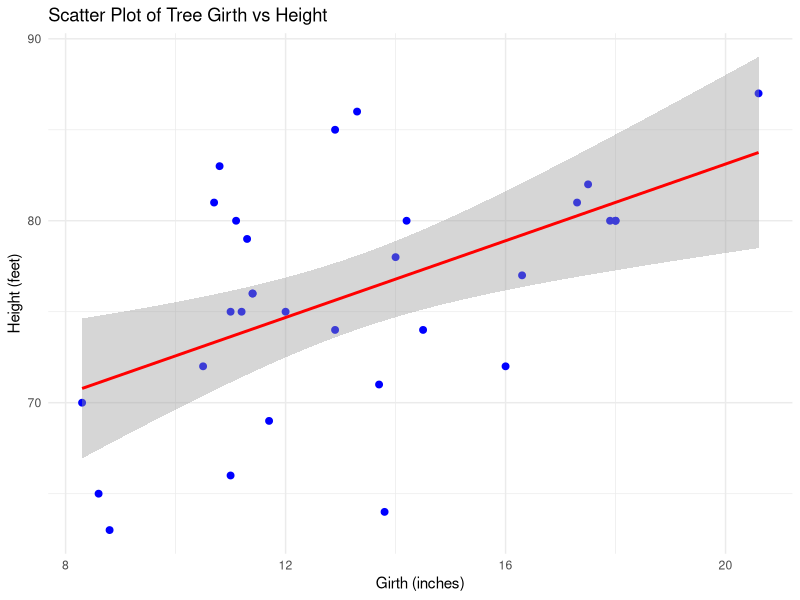

Write the R code that produced this figure.
# the Pearson Correlation Test is used to measure the strength and direction of the linear relationship between two continuous variables.

# H0: there is no linear correlation between girth and height
# HA: there is a linear correlation between girth and height
# p-val < sig level reject H0
# p-val > sig level accept H0

# load library package
library(ggplot2)

# loads trees data from R
data(trees)

# gives first 5 rows of data
head(trees)

# Set significance level
alpha <- 0.05

# Create a scatter plot with a linear trend line
ggplot(data = trees, aes(x = Girth, y = Height)) +
  geom_point(color = "blue", size = 2) +  # scatter plot points
  geom_smooth(method = "lm", se = TRUE, color = "red") +  # linear trend line
  labs(title = "Scatter Plot of Tree Girth vs Height",
       x = "Girth (inches)",
       y = "Height (feet)") +  # Close the labs() function properly
  theme_minimal()

# Perform Pearson Correlation Test
cor_test_result <- cor.test(trees$Girth, trees$Height)

# Show correlation test result
cor_test_result

# Print test result with an interpretation
cat("Pearson Correlation Test:\n")
cat("Correlation Coefficient:", cor_test_result$estimate, "\n")
cat("p-value:", cor_test_result$p.value, "\n")

if(cor_test_result$p.value < alpha) {
  cat("Conclusion: Reject the null hypothesis (H0). There is a significant linear correlation between Girth and Height.\n")
} else {
  cat("Conclusion: Accept the null hypothesis (H0). There is no significant linear correlation between Girth and Height.\n")
}
